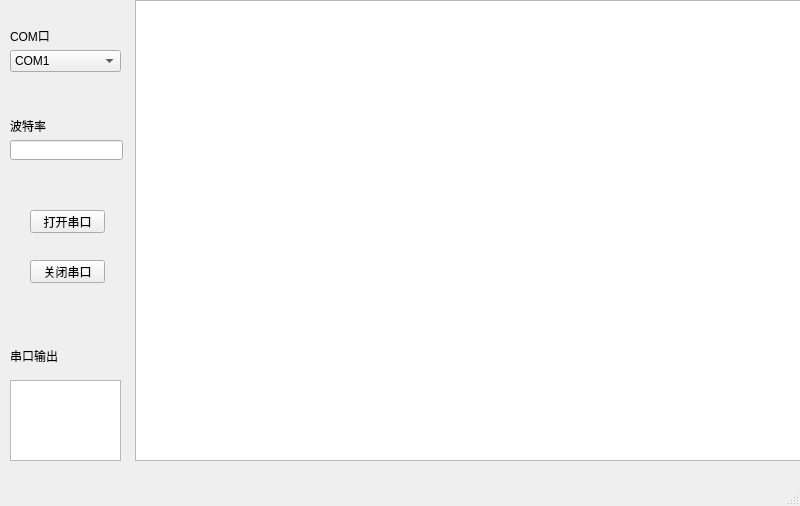
<?xml version="1.0" encoding="UTF-8"?>
<ui version="4.0">
 <class>MainWindows</class>
 <widget class="QMainWindow" name="MainWindows">
  <property name="geometry">
   <rect>
    <x>0</x>
    <y>0</y>
    <width>800</width>
    <height>506</height>
   </rect>
  </property>
  <property name="windowTitle">
   <string>Serial Helper</string>
  </property>
  <widget class="QWidget" name="centralwidget">
   <widget class="QGraphicsView" name="plot">
    <property name="geometry">
     <rect>
      <x>135</x>
      <y>0</y>
      <width>671</width>
      <height>461</height>
     </rect>
    </property>
   </widget>
   <widget class="QPushButton" name="open">
    <property name="geometry">
     <rect>
      <x>30</x>
      <y>210</y>
      <width>75</width>
      <height>23</height>
     </rect>
    </property>
    <property name="text">
     <string>打开串口</string>
    </property>
   </widget>
   <widget class="QPushButton" name="close">
    <property name="geometry">
     <rect>
      <x>30</x>
      <y>260</y>
      <width>75</width>
      <height>23</height>
     </rect>
    </property>
    <property name="text">
     <string>关闭串口</string>
    </property>
   </widget>
   <widget class="QComboBox" name="COM">
    <property name="geometry">
     <rect>
      <x>10</x>
      <y>50</y>
      <width>111</width>
      <height>22</height>
     </rect>
    </property>
    <item>
     <property name="text">
      <string>COM1</string>
     </property>
    </item>
    <item>
     <property name="text">
      <string>COM2</string>
     </property>
    </item>
    <item>
     <property name="text">
      <string>COM3</string>
     </property>
    </item>
    <item>
     <property name="text">
      <string>COM4</string>
     </property>
    </item>
    <item>
     <property name="text">
      <string>COM5</string>
     </property>
    </item>
    <item>
     <property name="text">
      <string>COM6</string>
     </property>
    </item>
    <item>
     <property name="text">
      <string>COM7</string>
     </property>
    </item>
    <item>
     <property name="text">
      <string>COM8</string>
     </property>
    </item>
   </widget>
   <widget class="QLabel" name="COMlable">
    <property name="geometry">
     <rect>
      <x>10</x>
      <y>30</y>
      <width>54</width>
      <height>12</height>
     </rect>
    </property>
    <property name="text">
     <string>COM口</string>
    </property>
   </widget>
   <widget class="QLineEdit" name="baud">
    <property name="geometry">
     <rect>
      <x>10</x>
      <y>140</y>
      <width>113</width>
      <height>20</height>
     </rect>
    </property>
   </widget>
   <widget class="QLabel" name="baudlable">
    <property name="geometry">
     <rect>
      <x>10</x>
      <y>120</y>
      <width>54</width>
      <height>12</height>
     </rect>
    </property>
    <property name="text">
     <string>波特率</string>
    </property>
   </widget>
   <widget class="QTextBrowser" name="output">
    <property name="geometry">
     <rect>
      <x>10</x>
      <y>380</y>
      <width>111</width>
      <height>81</height>
     </rect>
    </property>
   </widget>
   <widget class="QLabel" name="outputlabel">
    <property name="geometry">
     <rect>
      <x>10</x>
      <y>350</y>
      <width>54</width>
      <height>12</height>
     </rect>
    </property>
    <property name="text">
     <string>串口输出</string>
    </property>
   </widget>
  </widget>
  <widget class="QMenuBar" name="menubar">
   <property name="geometry">
    <rect>
     <x>0</x>
     <y>0</y>
     <width>800</width>
     <height>23</height>
    </rect>
   </property>
  </widget>
  <widget class="QStatusBar" name="statusbar"/>
 </widget>
 <resources/>
 <connections/>
</ui>
